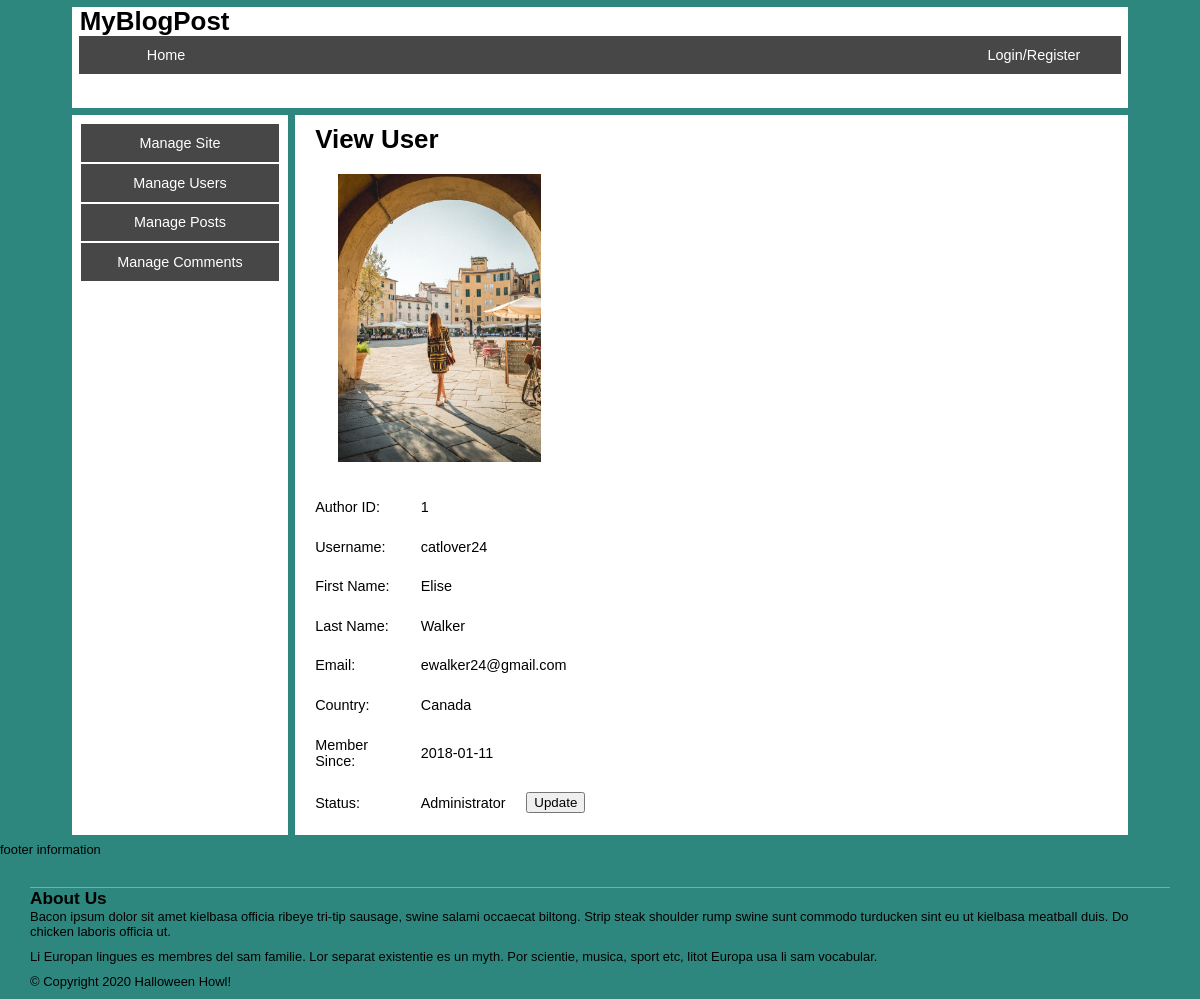
Screenshot of /viewuser.php?username=catlover24 with the database file from the repository.
### tables this page shows
CREATE TABLE `Userinfo` (
	`authorid` INT AUTO_INCREMENT PRIMARY KEY NOT NULL,
	`username` VARCHAR(255) NOT NULL,
	`password` VARCHAR(255) NOT NULL, 
	`firstname` VARCHAR(255) NOT NULL,
	`lastname` VARCHAR(255) NOT NULL,
	`email` VARCHAR(255) NOT NULL,
	`country` VARCHAR(255),
	`imageURL` VARCHAR(255) DEFAULT "images/default-avatar-icon.png",
	`status` INTEGER DEFAULT 0,
	`joindate` DATE NOT NULL
);

### viewuser.php (the view, shortened to what this page needs)
<!DOCTYPE html>
<html>
<head lang="en">
   <link rel="stylesheet" href="css/style.css" />
</head>
<body>
<header id="masthead">
<?php
	include "header.php";
?>
</header>
<div id="main">
<article id="right-sidebar">
<table>
	<tbody>
		<tr><td><a href="adminsite.php">Manage Site</a></td></tr>
		<tr><td><a href="adminusers.php">Manage Users</a></td></tr>
		<tr><td><a href="adminposts.php">Manage Posts</a></td></tr>
		<tr><td><a href="admincomments.php">Manage Comments</a></td></tr>
	</tbody>
</table>
</article>
<article id="center">
<h1>View User</h1>
<?php
include "db_info/db_credentials.php";
$username = $_GET["username"];
$connection = mysqli_connect($dbhost, $dbuser, $dbpass, $db);
$error = mysqli_connect_error();
if($error != null){
  $output = "<p>Unable to connect to database!</p>";
  exit($output);
}else{
	$sql = "SELECT * FROM userinfo WHERE username='".$username."'";
	$result = mysqli_query($connection, $sql);
	if ($result) {
		$row = mysqli_fetch_assoc($result);
		if ($row["status"] == 1){
			$status = "Administrator";
		}else if($row["status"]== 0){
			$status = "User";
		}else{
			$status = "Banned";
		}
		echo "<img class=\"resize\" src='".$row["imageURL"]."'/>";
		echo "<table id = \"userinfo\"><tbody>";
		echo "<tr><td>Author ID:</td><td>".$row["authorid"]."</td><td></td></tr>";
		echo "<tr><td>Username:</td><td id=\"name\">".$row["username"]."</td><td></td></tr>";
		echo "<tr><td>First Name:</td><td>".$row["firstname"]."</td><td></td></tr>";
		echo "<tr><td>Last Name:</td><td>".$row["lastname"]."</td><td></td></tr>";
		echo "<tr><td>Email:</td><td>".$row["email"]."</td><td></td></tr>";
		echo "<tr><td>Country:</td><td>".$row["country"]."</td><td></td></tr>";
		echo "<tr><td>Member Since:</td><td>".$row["joindate"]."</td><td></td></tr>";
		echo "<tr><td>Status:</td><td id=\"userstatus\">".$status."</td><td id=\"changebutton\" ><input type=\"button\" value=\"Update\" id=\"userbutton\"/></td></tr>";
		echo "</tbody></table>";
	}else{
		printf("Error: %s\n", mysqli_error($connection));
		exit();
	}
}
?>
</article>
</div>
<footer>
</footer>
</body>
</html>

### css/style.css (style rules this page uses)
html, body, header, footer, hgroup, nav, article, section, figure, figcaption, h1, h2, h3, ul, li, div, p, img { margin: 0; padding: 0; font-size: 100%; vertical-align: baseline; border: 0; }
body { background-color: #2e877e; width: 100%; }
html { font-family: Tahoma, Helvetica, sans-serif; }
h1 { font-size: 1.8em; white-space: nowrap; }
h2 { font-size: 1.2em; }
p, body { font-size: 0.9em; }
header { background-color: white; margin: 0.5em 5em 0.5em 5em; height: 7em; }
article#right-sidebar { float: left; height: 50em; width: 15em; margin: 0em 0em 0.5em 5em; background-color: white; }
article#center { height: 50em; overflow: auto; margin: 0em 5em 0.5em 20.5em; background-color: white; }
a:link { text-decoration: none }
table { padding: 0.5em; table-layout: fixed; width: 100%; }
td { text-align:center; }
#right-sidebar tbody tr, tfoot tr { background-color: #474747; border: 1pt solid white; width: 13em; }
tbody td, tfoot td { padding: 0.75em; }
#userinfo { width:40%; }
#userinfo td { text-align:left; width:25%; }
article#center h1 { margin: 10px 20px 5px 20px; }
#right-sidebar a { color: white; }
.footer-section { margin: 30px 30px 0px 30px; border-top: solid 1pt #ff8800; }
.footer-section p { margin: 0px 0px 10px 0px; }
.resize { max-width:20em; max-height:20em; margin: 1em 1em 1em 3em; }
#main { width: 100%; }

### rows the page displays
userinfo: imageURL (picture), authorid "1", username "catlover24", firstname "Elise", lastname "Walker", email "ewalker24@gmail.com", country "Canada", joindate "2018-01-11", status "Administrator"
